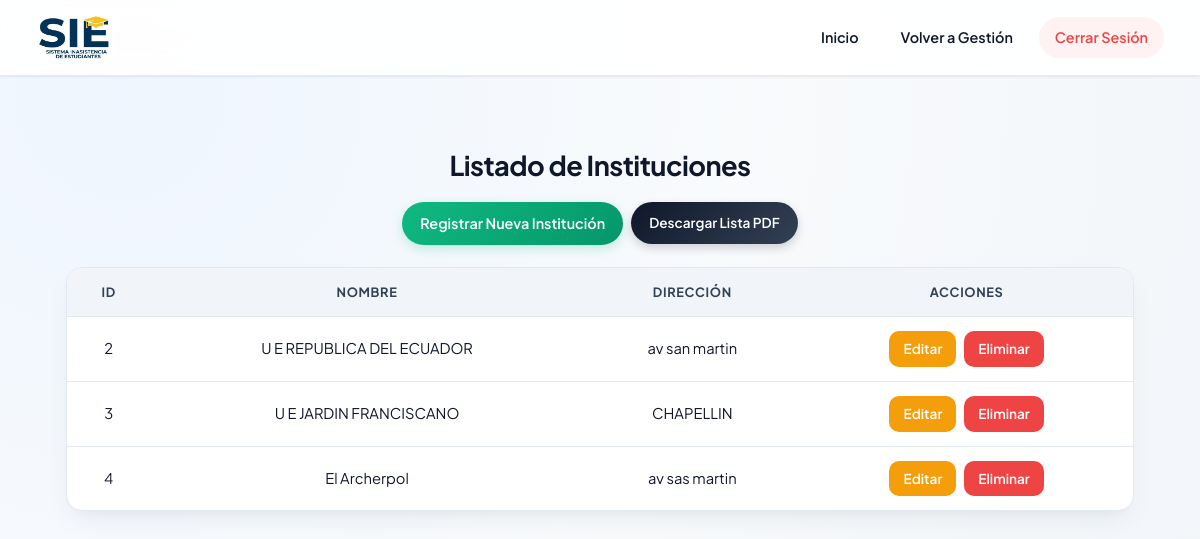
Page /visual/editar_institucion.php (signed in) on the committed database.
### tables this page shows
CREATE TABLE `instituciones` (
  `id_institucion` int(11) NOT NULL AUTO_INCREMENT,
  `nombre` varchar(150) NOT NULL,
  `direccion` varchar(200) NOT NULL,
  PRIMARY KEY (`id_institucion`)
);

### visual/editar_institucion.php (the view, shortened to what this page needs)
<?php
require_once __DIR__ . '/../config/conexion.php';
$resultado = $conn->query("SELECT * FROM instituciones ORDER BY id_institucion");
?>
<!DOCTYPE html>
<html lang="es">
<head>
    <link rel="stylesheet" href="../css/estilos.css">
</head>
<body>
    <header class="header-fijo">
        <div class="logo">
            <img src="logo.png" alt="Logo">
        </div>
        <nav>
            <ul>
                <li><a href="../api/dashboard.php">Inicio</a></li>
                <li><a href="gestionar.php">Volver a Gestión</a></li>
                <li><a href="../api/logout.php">Cerrar Sesión</a></li>
            </ul>
        </nav>
    </header>
    <main style="margin-top: 120px; text-align: center;">
        <h2>Listado de Instituciones</h2>
        <div class="acciones-container" style="margin: 14px 0 22px 0;">
            <a href="formulario_inst.html" class="btn-nuevo" style="margin: 0;">Registrar Nueva Institución</a>
            <a href="../api/generar_pdf.php?tipo=listado_general&modulo=instituciones" class="btn-pdf" style="padding: 10px 18px; border-radius: 999px;">Descargar Lista PDF</a>
        </div>
        <table>
            <tr>
                <th>ID</th>
                <th>Nombre</th>
                <th>Dirección</th>
                <th>Acciones</th>
            </tr>
            <?php
            if ($resultado && $resultado->num_rows > 0) {
                while ($row = $resultado->fetch_assoc()) {
            ?>
            <tr>
                <td><?php echo (int) $row['id_institucion']; ?></td>
                <td><?php echo htmlspecialchars($row['nombre']); ?></td>
                <td><?php echo htmlspecialchars($row['direccion']); ?></td>
                <td>
                    <div class="acciones-container">
                        <a href="ainstitucion.php?id=<?php echo (int) $row['id_institucion']; ?>" class="btn-editar">Editar</a>
                        <a href="../api/eliminar.php?tabla=instituciones&id=<?php echo (int) $row['id_institucion']; ?>"
                           class="btn-eliminar"
                           onclick="return confirm('¿Estás seguro de que deseas eliminar esta institución?');">
                           Eliminar
                        </a>
                    </div>
                </td>
            </tr>
            <?php
                }
            } else {
                echo "<tr><td colspan='4'>No hay instituciones registradas.</td></tr>";
            }
            ?>
        </table>
    </main>
</body>
</html>

### css/estilos.css (style rules this page uses)
:root { --primary: #2563eb; --primary-hover: #1d4ed8; --primary-soft: #eff6ff; --secondary: #0f172a; --success: #10b981; --success-hover: #059669; --success-soft: #ecfdf5; --warning: #f59e0b; --warning-hover: #d97706; --warning-soft: #fffbeb; --danger: #ef4444; --danger-hover: #dc2626; --danger-soft: #fef2f2; --bg-main: #f8fafc; --bg-gradient: radial-gradient(circle at 10% 10%, #eff6ff 0%, #f8fafc 45%, #f1f5f9 100%); --surface: #ffffff; --text-main: #0f172a; --text-muted: #64748b; --border-color: #e2e8f0; --radius-sm: 10px; --radius-md: 16px; --radius-lg: 22px; --shadow-sm: 0 1px 3px rgba(15, 23, 42, 0.05), 0 1px 2px rgba(15, 23, 42, 0.03); --shadow-md: 0 12px 28px -6px rgba(15, 23, 42, 0.07), 0 8px 12px -6px rgba(15, 23, 42, 0.04); --shadow-lg: 0 22px 40px -12px rgba(37, 99, 235, 0.16), 0 12px 18px -6px rgba(15, 23, 42, 0.05); }
* { box-sizing: border-box; }
html { scroll-behavior: smooth; }
body { font-family: 'Plus Jakarta Sans', 'Segoe UI', system-ui, -apple-system, sans-serif; background: var(--bg-gradient); background-attachment: fixed; color: var(--text-main); margin: 0; padding: 0; line-height: 1.6; min-height: 100vh; -webkit-font-smoothing: antialiased; }
.header-fijo { position: fixed; top: 0; left: 0; width: 100%; height: 76px; display: flex; justify-content: space-between; align-items: center; gap: 20px; background: rgba(255, 255, 255, 0.9); backdrop-filter: blur(16px); -webkit-backdrop-filter: blur(16px); padding: 10px 36px; border-bottom: 1px solid rgba(226, 232, 240, 0.9); box-shadow: var(--shadow-sm); z-index: 1000; }
.logo { display: flex; align-items: center; gap: 12px; }
.logo img { height: 48px; width: auto; object-fit: contain; transition: transform 0.2s ease; }
nav { display: flex; justify-content: flex-end; align-items: center; gap: 10px; }
nav ul { display: flex; align-items: center; list-style: none; margin: 0; padding: 0; gap: 10px; }
nav ul li { margin: 0; }
nav ul li a, nav > a { text-decoration: none; color: var(--text-main); font-weight: 600; font-size: 0.9rem; padding: 9px 16px; border-radius: 999px; transition: all 0.2s ease; display: inline-flex; align-items: center; gap: 6px; }
nav ul li a[href*="logout.php"], nav > a[href*="iniciar_sesion"], nav > a[href*="login_profesor"] { background: var(--primary-soft); color: var(--primary); }
nav ul li a[href*="logout.php"] { background: var(--danger-soft); color: var(--danger) !important; }
main, .form { margin-top: 108px; padding: 24px 20px 60px; text-align: center; }
h1, h2, h3 { color: var(--secondary); font-weight: 700; letter-spacing: -0.02em; }
h2 { font-size: 1.7rem; margin: 0 auto 12px auto; display: block; width: auto; }
.btn-nuevo, .btn-asistencia { display: inline-flex; align-items: center; gap: 6px; margin: 14px 0 22px 0; background: linear-gradient(135deg, var(--success) 0%, var(--success-hover) 100%); color: #ffffff; padding: 10px 18px; text-decoration: none; border-radius: 999px; font-weight: 600; font-size: 0.9rem; box-shadow: 0 4px 12px rgba(16, 185, 129, 0.22); transition: all 0.2s ease; }
.btn-editar, .btn-eliminar, .btn-ver, .btn-volver, .btn-limpiar, .btn-pdf { display: inline-flex; align-items: center; justify-content: center; gap: 6px; padding: 7px 14px; border-radius: var(--radius-sm); font-size: 0.85rem; font-weight: 600; text-decoration: none; color: #ffffff; transition: all 0.2s ease; }
.btn-pdf { background: linear-gradient(135deg, #0f172a 0%, #334155 100%); color: #ffffff; box-shadow: 0 4px 10px rgba(15, 23, 42, 0.18); }
.btn-editar { background-color: var(--warning); color: #ffffff; }
.btn-eliminar { background-color: var(--danger); color: #ffffff; }
.acciones-container { display: flex; justify-content: center; align-items: center; gap: 8px; }
table { width: 92%; max-width: 1100px; margin: 16px auto 30px auto; border-collapse: separate; border-spacing: 0; background: var(--surface); border-radius: var(--radius-md); overflow: hidden; box-shadow: var(--shadow-md); border: 1px solid var(--border-color); font-size: 0.92rem; }
th, td { padding: 14px 16px; text-align: center; border-bottom: 1px solid var(--border-color); }
th { background: #f1f5f9; color: #334155; font-weight: 700; font-size: 0.8rem; text-transform: uppercase; letter-spacing: 0.05em; }
tr:last-child td { border-bottom: none; }
tbody tr { transition: background-color 0.15s ease; }

### rows in the picture
instituciones: id_institucion "2", nombre "U E REPUBLICA DEL ECUADOR", direccion "av san martin"
instituciones: id_institucion "3", nombre "U E JARDIN FRANCISCANO", direccion "CHAPELLIN"
instituciones: id_institucion "4", nombre "El Archerpol", direccion "av sas martin"
